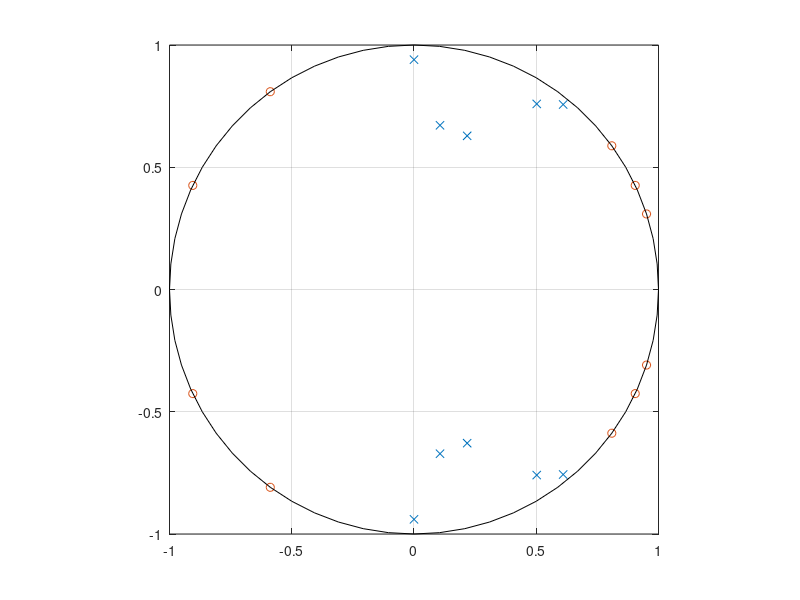
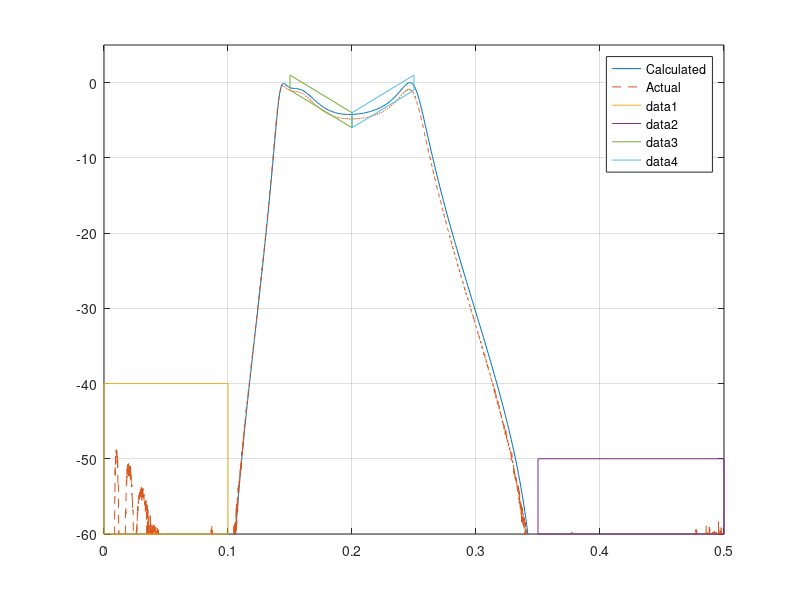

Write MATLAB code to recreate these figures, in order.
%% Lab 3 - Task 4
%
%
%
Fs = 50E3;

N = 1024;
f = linspace(0,1,N);
w = 2*pi*f;
z = exp(j*w);

limits = true;



iir_poles =[
    .972 * exp(j*2*pi*.142*[1 -1]), ...
    .91 * exp(j*2*pi*.157*[1 -1]), ...
    .665 * exp(j*2*pi*.197*[1 -1]), ...
    .94 * exp(j*2*pi*.25*[1 -1]), ...
    .68 * exp(j*2*pi*.225*[1 -1]) 
];

iir_zeros =[
    exp(j*2*pi*.05*[1 -1]), ...
    exp(j*2*pi*.07*[1 -1]), ...
    exp(j*2*pi*.1*[1 -1]), ...
    exp(j*2*pi*.35*[1 -1]), ...
    exp(j*2*pi*.43*[1 -1])
];

num = poly(iir_zeros);
den = poly(iir_poles);

figure(1);
plot(iir_poles, 'x');
hold on;
plot(iir_zeros, 'o');
rectangle('Position',[-1 -1 2 2],'Curvature',[1 1]);
grid;
axis square;

k = 1/(max(abs(polyval(num,z)./polyval(den,z))));

H = 20*log10(k*abs(polyval(num,z)./polyval(den,z)));

figure(2);
plot(f,H);
hold on;
grid on;
xlim([0 .5]);
ylim([-60, 5]);


%% Actual Filter Data

data = csvread('DSP_Lab3_Task4.csv',1,0);

freq = data(:,1);
filter_gain = data(:,3);

plot(freq/Fs,filter_gain,'--');

legend('Calculated','Actual');

%% Geometric Limits for Gain
if(limits)
    plot([0 .1 .1 0 0],[-40 -40 -60 -60 -40]);
    plot([.35 .5 .5 .35 .35],[-50 -50 -60 -60 -50]);

    plot([.15 .2 .2 .15 .15],[1 -4 -6 -1 1]);
    plot([.2 .25 .25 .2 .2],[-4 1 -1 -6 -4]);
end
